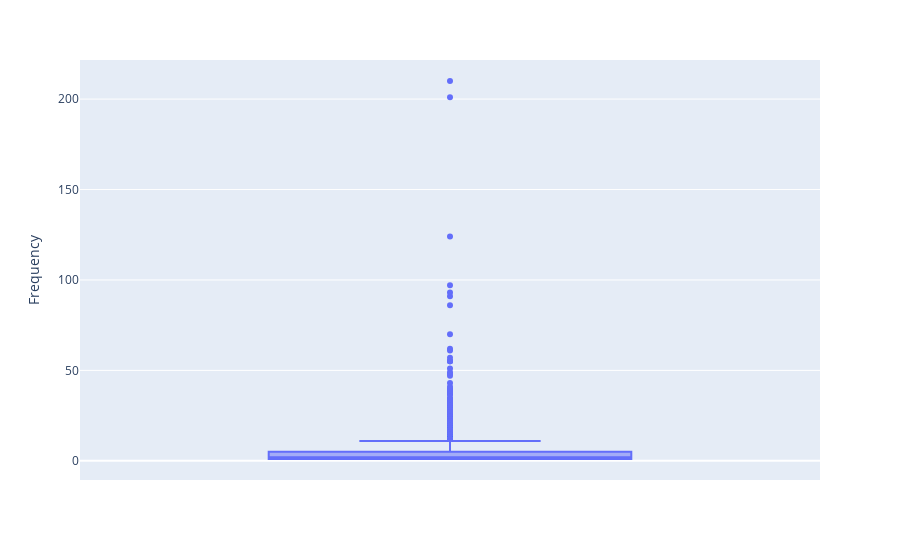

Here is the notebook cell this chart was saved with:
### Code cell
px.box(rfm, y='Frequency')

### Figure 1 — Plotly figure (JSON) as saved in the notebook; plotly's stock layout.template omitted (floating-point values rounded to 4 significant figures; data arrays with more than 128 entries replaced by an {"elided": "..."} marker saying what was removed)
{"data": [{"alignmentgroup": "True", "hovertemplate": "Frequency=%{y}<extra></extra>", "legendgroup": "", "marker": {"color": "#636efa"}, "name": "", "notched": false, "offsetgroup": "", "orientation": "v", "showlegend": false, "type": "box", "x0": " ", "xaxis": "x", "y": {"elided": "4321 int values"}, "y0": " ", "yaxis": "y"}], "layout": {"boxmode": "group", "legend": {"tracegroupgap": 0}, "margin": {"t": 60}, "xaxis": {"anchor": "y", "domain": [0, 1]}, "yaxis": {"anchor": "x", "domain": [0, 1], "title": {"text": "Frequency"}}}}
